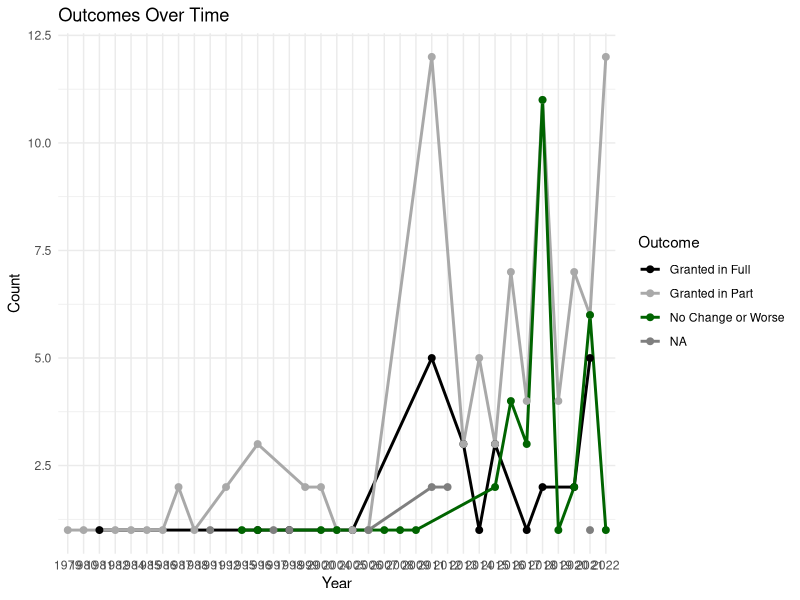
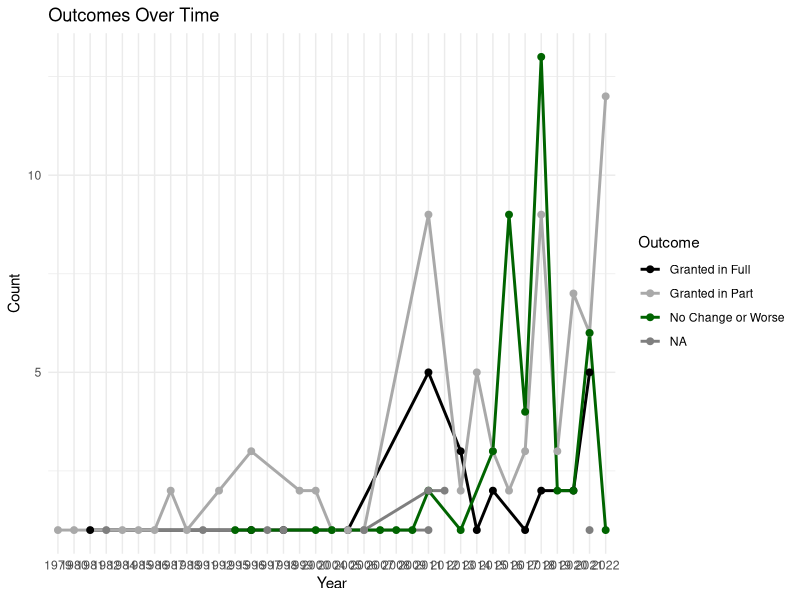

Generate these figures, in order, with R:

library(tidyverse)

# read data into tibble
petitions <- read_csv("Updated2/master_edited_4.28.25.csv")

# create identifier
petitions$ID <- 1:nrow(petitions)

# rename relevant columns
names(petitions)[1] <- 'include'
names(petitions)[3] <- 'tax_year'
names(petitions)[11] <- 'FCV_owner'
names(petitions)[12] <- 'LPV_owner'
names(petitions)[13] <- 'FCV_notice'
names(petitions)[14] <- 'LPV_notice'
names(petitions)[15] <- 'FCV_decision'
names(petitions)[16] <- 'LPV_decision'
names(petitions)[19] <- 'outcome'
names(petitions)[20] <- 'outcome_details'
names(petitions)[21] <- 'FCV_change'
names(petitions)[22] <- 'LPV_change'

petitions$tax_year = as.character(petitions$tax_year)
pet = subset(petitions,include == 1)

p4a <- ggplot(pet %>% count(tax_year, outcome_FCV), 
               aes(x = tax_year, y = n, color = outcome_FCV, group = outcome_FCV)) + 
  geom_line(size = 1) + 
  geom_point(size = 2) + 
  scale_color_manual(values = c("No Change or Worse" = "darkgreen", 
                                "Granted in Full" = "black", 
                                "Granted in Part" = "darkgrey")) + 
  theme_minimal() + 
  labs(title = "Outcomes Over Time", x = "Year", y = "Count", color = "Outcome")

p4b <- ggplot(pet %>% count(tax_year, outcome_LPV), 
              aes(x = tax_year, y = n, color = outcome_LPV, group = outcome_LPV)) + 
  geom_line(size = 1) + 
  geom_point(size = 2) + 
  scale_color_manual(values = c("No Change or Worse" = "darkgreen", 
                                "Granted in Full" = "black", 
                                "Granted in Part" = "darkgrey")) + 
  theme_minimal() + 
  labs(title = "Outcomes Over Time", x = "Year", y = "Count", color = "Outcome")
